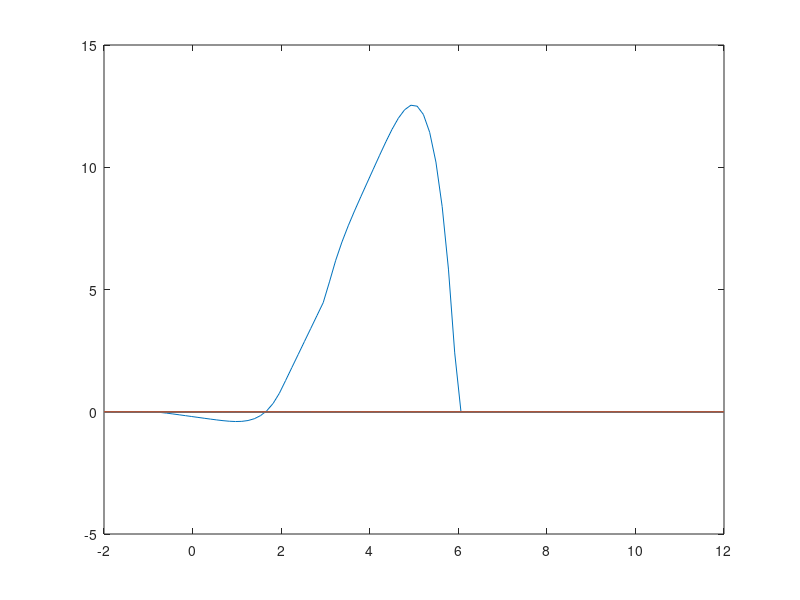

Write MATLAB code to recreate this figure.
clc, clear;
t = linspace(-2, 12);
y = zeros(length(t));
for li = 1 : length(t)
    fun = @(x) x.*(t(li)-x).^3;
    if t(li) < -1
        y(li) = 0;
    elseif t(li) < 2
        y(li) = integral(fun, 0, t(li)+1);
    elseif t(li) < 3
        y(li) = integral(fun, t(li)-2, t(li)+1);
    elseif t(li) < 6
        y(li) = integral(fun, t(li)-2, 4);
    else
        y(li) = 0;
    end
end
plot(t, y);